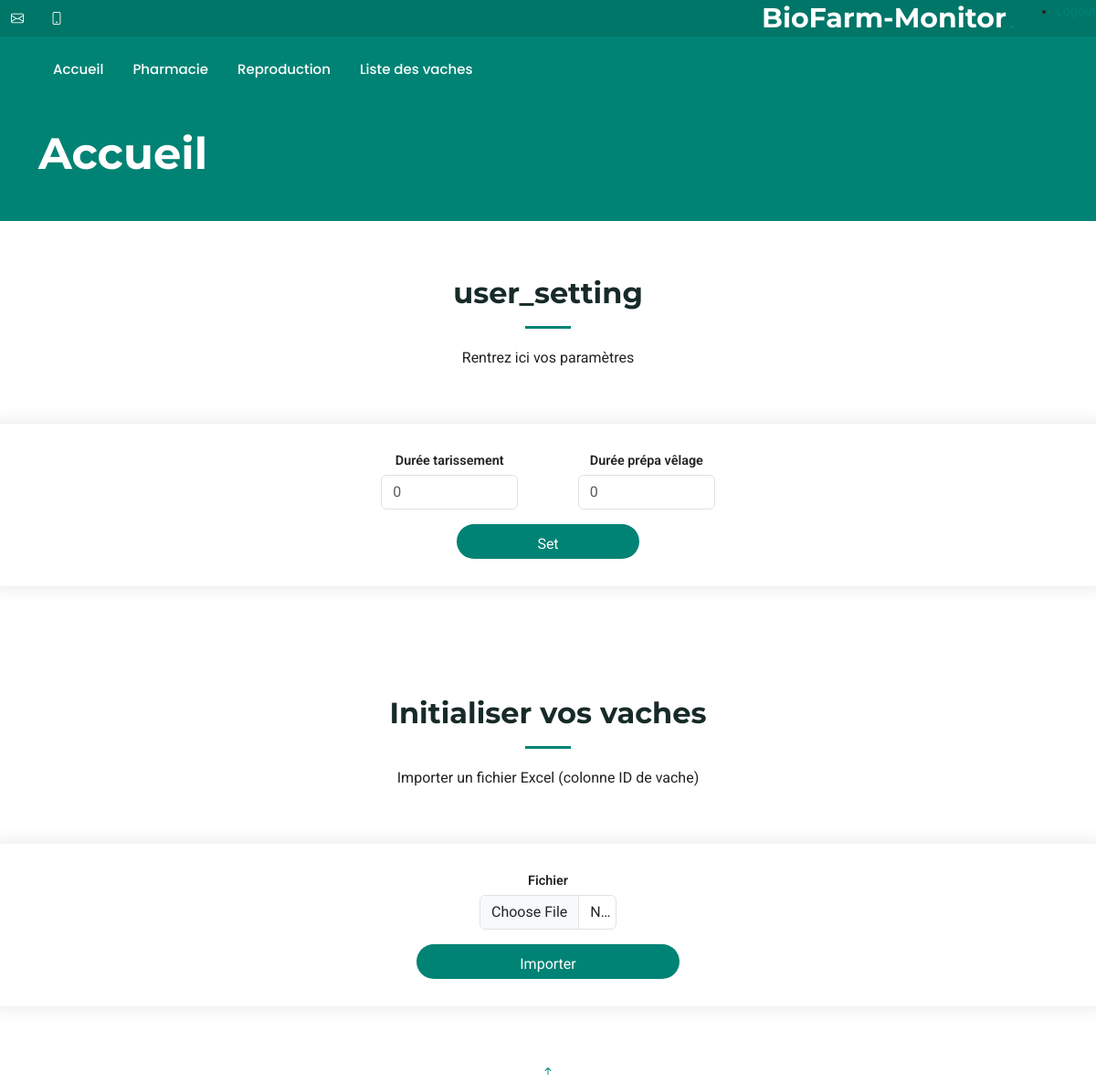
Page / (signed in) on the earlier database version.
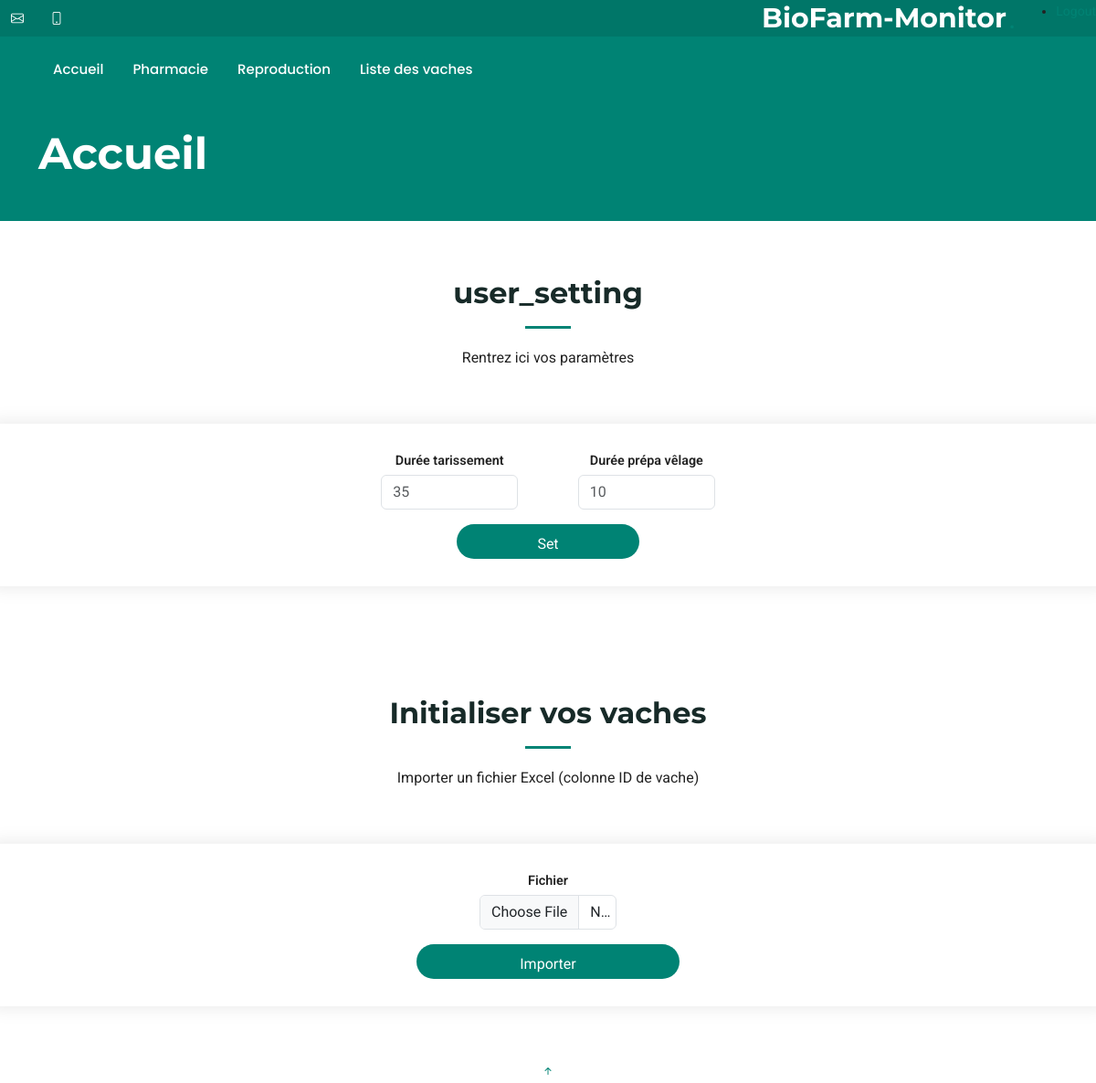
Same page on the later database version.
### web_app/models.py (models this page shows, shortened)
class Users(UserMixin, db.Model):
    __tablename__ = "users"
    id = Column(Integer, primary_key=True)  # numero utilisateur
    email = Column(String(100), unique=True, nullable=False)
    password = Column(String(200), nullable=False)
    setting = Column(
        MutableDict.as_mutable(JSON), default=dict, nullable=False
    )  # setting utilisateur
    medic_list = Column(MutableDict.as_mutable(JSON), default=dict, nullable=False)

### web_app/modul/views.py (the view)
@login_required
@views.route("/", methods=["GET","POST"])
def index():
    if current_user.__class__ is AnonymousUserMixin :
        return redirect(url_for('auth.logout'))
    return render_template("index.html",user=current_user)

### web_app/templates/index.html (shortened to what this page needs)
{% extends 'base.html' %}
{% block body_class %}
  "index-page"
{% endblock body_class %}
{% block page_title %}Accueil{% endblock page_title %}
{% block content %}
  <section id="user_setting" class="contact section">
    <div class="container section-title">
      <h2>user_setting</h2>
      <p>Rentrez ici vos paramètres</p>
    </div>
    <div class="row justify-content-center">
      <form id="form-user_setting" action="{{ url_for('views.user_setting') }}" method="POST" enctype="multipart/form-data" class="ajax-form php-email-form">
        <div class="row row-cols-1 row-cols-lg-2 g-3 justify-content-center">
          <div class="col d-flex flex-column align-items-center text-center">
            <label for="dry_time" class="form-label">Durée tarissement</label>
            <input type="number" name="dry_time" id="dry_time" class="form-control" placeholder="{{user.setting["dry_time"]}}" required />
          </div>
          <div class="col d-flex flex-column align-items-center text-center">
            <label for="calving_preparation_time" class="form-label">Durée prépa vêlage</label>
            <input type="number" name="calving_preparation_time" id="calving_preparation_time" class="form-control" placeholder="{{user.setting["calving_preparation_time"]}}" required />
          </div>
          <div class="col d-flex flex-column align-items-center text-center">
            <button type="submit" class="btn btn-primary">Set</button>
          </div>
        </div>
      </form>
    </div>
  </section>
  <section id="init_cow" class="contact section">
    <div class="container section-title">
      <h2>Initialiser vos vaches</h2>
      <p>Importer un fichier Excel (colonne ID de vache)</p>
    </div>
    <div class="row justify-content-center">
      <form id="form-init_cow" action="{{ url_for('views.upload_cows') }}" method="POST" enctype="multipart/form-data" class="ajax-form php-email-form">
        <div class="row row-cols-1 row-cols-lg-1 g-3 justify-content-center">
          <div class="col d-flex flex-column align-items-center text-center">
            <label for="file" class="form-label">Fichier</label>
            <input type="file" name="file" accept=".xls,.xlsx" class="form-control" required>
          </div>
          <div class="col d-flex flex-column align-items-center text-center">
            <button type="submit" class="btn btn-primary">Importer</button>
          </div>
        </div>
      </form>
    </div>
  </section>
{% endblock content %}

### web_app/templates/base.html (shortened to what this page needs)
<!doctype html>
<html lang="fr">
  <head>
    <link href="{{ url_for('static', filename='vendor/bootstrap/css/bootstrap.min.css') }}" rel="stylesheet">
    <link href="{{ url_for('static', filename='vendor/bootstrap-icons/bootstrap-icons.css') }}" rel="stylesheet">
    <link href="{{ url_for('static', filename='vendor/aos/aos.css') }}" rel="stylesheet">
    <link href="{{ url_for('static', filename='vendor/glightbox/css/glightbox.min.css') }}" rel="stylesheet">
    <link href="{{ url_for('static', filename='vendor/swiper/swiper-bundle.min.css') }}" rel="stylesheet">
    <link href="{{ url_for('static', filename='css/main.css') }}" rel="stylesheet">
  </head>
  <body class={% block body_class %} {% endblock %}>
    <header id="header" class="header fixed-top">
        <div class="topbar d-flex align-items-center">
          <div class="container d-flex justify-content-center justify-content-md-between">
            <div class="contact-info d-flex align-items-center">
              <i class="bi bi-envelope d-flex align-items-center"><a href="mailto:contact@"></a></i>
              <i class="bi bi-phone d-flex align-items-center ms-4"></i>
            </div>
            <a href="/" class="logo d-flex align-items-center">
              <h1 class="sitename">BioFarm-Monitor</h1>
              <span>.</span>
            </a>
          </div>
          <ul>
            <li><a href="{{url_for('auth.logout')}}" class="active">Logout<br></a></li>
          </ul>
        </div>
        <div class="branding d-flex align-items-center">
          <div class="container position-relative d-flex align-items-center justify-content-between">
            <nav id="navmenu" class="navmenu">
              <ul>
                <li><a href="/" class="active">Accueil<br></a></li>
                <li><a href="/pharmacie">Pharmacie</a></li>
                <li><a href="/reproduction">Reproduction</a></li>
                <li><a href="/cow_liste">Liste des vaches</a></li>
              </ul>
            </nav>
          </div>
        </div>
      </header>
      <main class="main">
      <section class="hero section accent-background">
        <div class="container position-relative">
          <div class="row gy-5 justify-content-between">
            <div class="col-lg-6 order-2 order-lg-1 d-flex flex-column justify-content-center">
              <h2><span class="accent">{% block page_title %} {% endblock page_title %}</span></h2>
            <div class="col-lg-5 order-1 order-lg-2">
            </div>
          </div>
        </div>
      </section>
        {% block content %}
        {% endblock %}
    </main>
  <a href="#" id="scroll-top" class="scroll-top d-flex align-items-center justify-content-center"><i class="bi bi-arrow-up-short"></i></a>
  </body>
</html>

Differences in the rows shown:
changed Users: dry_time "0" → "35"; calving_preparation_time "0" → "10"
